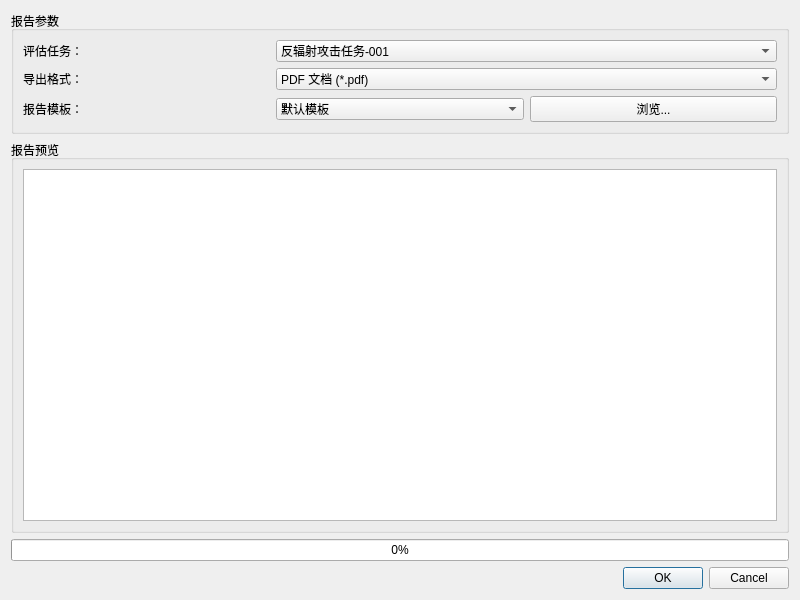
<?xml version="1.0" encoding="UTF-8"?>
<ui version="4.0">
 <class>ReportGenerationDialog</class>
 <widget class="QDialog" name="ReportGenerationDialog">
  <property name="geometry">
   <rect>
    <x>0</x>
    <y>0</y>
    <width>800</width>
    <height>600</height>
   </rect>
  </property>
  <property name="windowTitle">
   <string>评估报告生成</string>
  </property>
  <layout class="QVBoxLayout" name="verticalLayout">
   <!-- 顶部参数区域 -->
   <item>
    <widget class="QGroupBox" name="groupBoxParams">
     <property name="title">
      <string>报告参数</string>
     </property>
     <layout class="QGridLayout" name="gridLayout">
      <item row="0" column="0">
       <widget class="QLabel" name="labelTask">
        <property name="text">
         <string>评估任务：</string>
        </property>
       </widget>
      </item>
      <item row="0" column="1" colspan="2">
       <widget class="QComboBox" name="comboTask">
        <item>
         <property name="text">
          <string>反辐射攻击任务-001</string>
         </property>
        </item>
        <item>
         <property name="text">
          <string>协同压制任务-002</string>
         </property>
        </item>
        <item>
         <property name="text">
          <string>区域侦察任务-003</string>
         </property>
        </item>
       </widget>
      </item>
      <item row="1" column="0">
       <widget class="QLabel" name="labelFormat">
        <property name="text">
         <string>导出格式：</string>
        </property>
       </widget>
      </item>
      <item row="1" column="1" colspan="2">
       <widget class="QComboBox" name="comboFormat">
        <item>
         <property name="text">
          <string>PDF 文档 (*.pdf)</string>
         </property>
        </item>
        <item>
         <property name="text">
          <string>Word 文档 (*.docx)</string>
         </property>
        </item>
        <item>
         <property name="text">
          <string>HTML 网页 (*.html)</string>
         </property>
        </item>
       </widget>
      </item>
      <item row="2" column="0">
       <widget class="QLabel" name="labelTemplate">
        <property name="text">
         <string>报告模板：</string>
        </property>
       </widget>
      </item>
      <item row="2" column="1">
       <widget class="QComboBox" name="comboTemplate">
        <item>
         <property name="text">
          <string>默认模板</string>
         </property>
        </item>
        <item>
         <property name="text">
          <string>自定义模板...</string>
         </property>
        </item>
       </widget>
      </item>
      <item row="2" column="2">
       <widget class="QPushButton" name="btnBrowseTemplate">
        <property name="text">
         <string>浏览...</string>
        </property>
       </widget>
      </item>
     </layout>
    </widget>
   </item>
   <!-- 预览区域 -->
   <item>
    <widget class="QGroupBox" name="groupBoxPreview">
     <property name="title">
      <string>报告预览</string>
     </property>
     <layout class="QVBoxLayout" name="verticalLayout_2">
      <item>
       <widget class="QTextBrowser" name="textPreview"/>
      </item>
     </layout>
    </widget>
   </item>
   <!-- 进度条 -->
   <item>
    <widget class="QProgressBar" name="progressBar">
     <property name="value">
      <number>0</number>
     </property>
    </widget>
   </item>
   <!-- 底部按钮 -->
   <item>
    <widget class="QDialogButtonBox" name="buttonBox">
     <property name="orientation">
      <enum>Qt::Horizontal</enum>
     </property>
     <property name="standardButtons">
      <set>QDialogButtonBox::Cancel|QDialogButtonBox::Ok</set>
     </property>
    </widget>
   </item>
  </layout>
 </widget>
 <resources/>
 <connections>
  <connection>
   <sender>buttonBox</sender>
   <signal>accepted()</signal>
   <receiver>ReportGenerationDialog</receiver>
   <slot>accept()</slot>
   <hints>
    <hint type="sourcelabel">
     <x>248</x>
     <y>254</y>
    </hint>
    <hint type="destinationlabel">
     <x>157</x>
     <y>274</y>
    </hint>
   </hints>
  </connection>
  <connection>
   <sender>buttonBox</sender>
   <signal>rejected()</signal>
   <receiver>ReportGenerationDialog</receiver>
   <slot>reject()</slot>
   <hints>
    <hint type="sourcelabel">
     <x>316</x>
     <y>260</y>
    </hint>
    <hint type="destinationlabel">
     <x>286</x>
     <y>274</y>
    </hint>
   </hints>
  </connection>
 </connections>
</ui>
